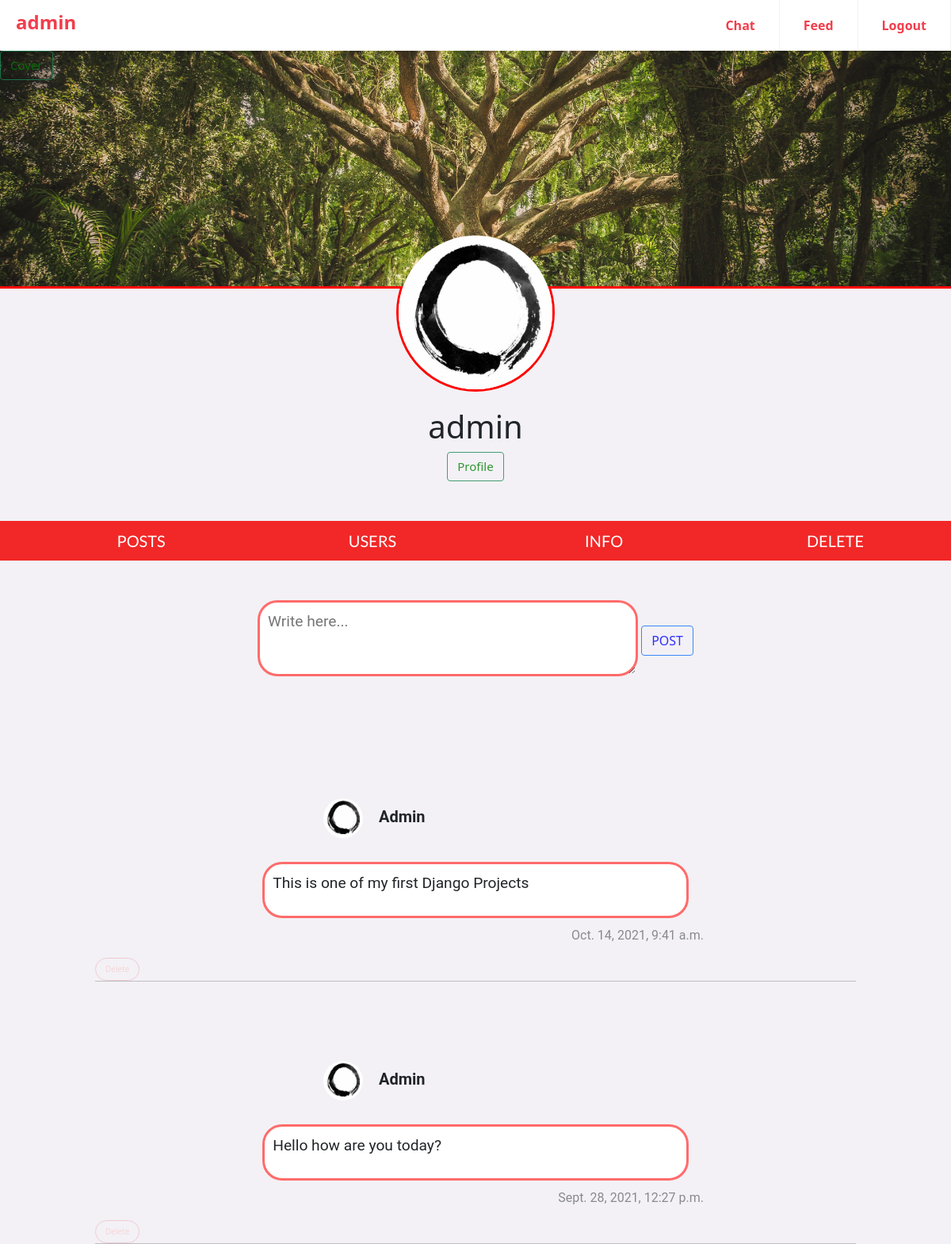
/profile/test/ (signed in), run on the app's committed database.
### users/models.py (models this page shows, shortened)
class ProfileInfo(models.Model):
    user = models.OneToOneField(User,on_delete=models.CASCADE, unique=True)
    cover_image = models.ImageField(null=True, blank=True,upload_to='cover/')
    profile_image = models.ImageField(null=True, blank=True,upload_to='avatar/')
    def __str__(self):
        return self.user.username.title()

class UserPost(models.Model):
    user = models.ForeignKey(ProfileInfo, related_name="posts", on_delete=models.CASCADE)
    posts = models.TextField(max_length = 500, unique=False)
    publish = models.DateTimeField(blank=True, null=True,default=datetime.datetime.now)
    class Meta:
        ordering = ('-publish',)

### users/views.py (the view)
# urls.py: path('profile/<username>/', views.main_profile, name="Profile"),
@login_required
def main_profile(request, username):
    username =  request.user.username.title()
    user_post = ProfileInfo.objects.get(user = request.user)
    queryset = UserPost.objects.all().filter(user = user_post)
    posts = []
    for query in queryset:
        posts.append(query)
    if request.method == 'POST':
        post = request.POST.get('post')
        new_post = UserPost.objects.create(user=user_post,posts=post)
        return redirect('user:Profile',username)
    return render(request, 'users/base.html', {"username" : username, "posts" : posts, "user_post": user_post})

### users/templates/users/base.html (shortened to what this page needs)
<!DOCTYPE html>
{% load static %}
<html lang="en">
<head>
  <link rel='stylesheet' href='https://cdnjs.cloudflare.com/ajax/libs/twitter-bootstrap/5.0.2/css/bootstrap.min.css'>
  <link href="{% static 'css/users/base.css' %}" rel="stylesheet" />
</head>
<body>
          <div class="header">
          <a id="home" class="logo men-a">{{ request.user.username }}</a>
          <ul class="menu">
            <li><a class="men-a" href="{% url 'chat:base_chats' %}">Chat</a></li>
            <li><a class="men-a" href="{% url 'news:news_feed' %}">Feed</a></li>
            <li><a class="men-a" href="{% url 'user:Logout' %}">Logout</a></li>
          </ul>
            </div>
    <div class="container-top">
  <div class="cover">
    <a type="button" class="btn-cover btn btn-success" href="{% url 'user:upload_cover' %}">Cover</a>
      <img class="imgcover" src="/media/{{ user_post.cover_image }}"  onerror="this.style.display='none';"/></div>
  <div class="profile-border">
    <img class="profile" src="/media/{{ user_post.profile_image }}" onerror="this.style.display='none';"/>
    </div>
   <div class="username">
    <h1 class="username">{{ user.username }}</h1>
    <a type="button" class="btn btn-success btn-profile" href="{% url 'user:upload_profile_img' %}">Profile</a>
    </div>
</div>
<nav class="nav" id="navbar"><ul class="ul-pro">
<li class="nav-pro"><a href="{% url 'user:Profile' username=user.username %}">POSTS</a></li>
<li class="nav-pro"><a href="{% url 'user:reveals' username=user.username %}">USERS</a></li>
<li class="nav-pro"><a href="{% url 'user:info_profile' username=user.username %}">INFO<a/></li>
<li class="nav-pro"><a href="{% url 'user:delete_user' username=user.username %}">DELETE<a/></li>
</ul></nav>
{% block content %}
<div class="middle">
   <div class="chatpost">
        <form method="POST" action="{% url 'user:Profile' username=user.username %}" enctype="multipart/form-data">
          <textarea type="text" class="post" name="post" placeholder="Write here..."></textarea>
          <button class="btn btn-primary btn-post" type="submit">POST</button>
        </form>
      </div>
</div>
{% for post in posts %}
<div class="news"><div class="user-div"><h5><img class="img-post" src="/media/{{ post.user.profile_image }}">{{ post.user }}</h5></div><div class="posted">
  <p class="post-txt" name="post_id">{{ post.posts }}</p>
  </div><div class="date-pub">
  <p class="date">{{ post.publish }}</p>
  <a type="button" class="btn btn-danger delete" href="{% url 'user:delete_post' post_id=post.posts %}">Delete</a>
  </div>
  </div>
  <hr>
{% endfor %}
    {% endblock %}
</body>
</html>

### users/static/css/users/base.css (style rules this page uses)
body { margin:0; padding: 0; background-color: #F3F1F5; }
.cover { background-size: 100%; height: 300px; border-bottom: solid red; background-color: white; overflow: hidden; }
.home,.btn-cover,.btn-profile,.btn-post { opacity: 80%; transition: all .6s ease; -webkit-transition: all .6s ease; }
.btn-cover { position: absolute; font-size: 15px; background-color: transparent; color: green; }
.btn-profile { font-size: 15px; background-color: transparent; color: green; }
.container-top { margin: 0; padding-top: 64px; }
.imgcover { width: 100%; height: 300px; object-fit: cover; }
.profile-border { background-color: white; border: solid red; border-radius:50%; width: 200px; height: 200px; item-align: center; margin: -70px auto auto auto; justify-content: center; }
.profile { border-radius:50%; width: 200px; height: 200px; }
img { max-width: 100%; max-height: 100%; }
.username { text-align: center; margin-top: 20px; }
.btn-cover { justify-content: center; }
.middle { padding-top: 50px; width: 100%; height: 100%; padding-left: 0; padding-right: 0; margin: 0; }
.nav { margin-top: 50px; height: 50px; width: 100%; justify-content: center; text-align: center; background-color: #F22727; }
.ul-pro { padding-top:10px; width:100%; display:flex; justify-content:space-between; }
.nav-pro { width: 100%; display: inline; }
.nav-pro a { font-family: 'Lato', sans-serif; text-decoration: none; font-size: 20px; color: #FFFFFF; transition: all .6s ease; -webkit-transition: all .6s ease; }
.chatpost { width:auto; height:auto; margin: 0 auto; text-align: center; justify-content: center; position: relative; }
.post { background-color: white; min-height: 5em; height: auto; min-width: 25em; max-width: 25em; border-radius: 25px; border: solid #FF6B6B medium; margin: 0 auto; justify-content: center; padding: 10px; font-family: 'Roboto', sans-serif; font-size: 1.2em; }
.btn-post { background-color: transparent; color: blue; margin-bottom: 80px; right: 0; }
.news { padding-left: 10%; padding-right: 10%; }
.user-div { width: 100%; }
h5 { padding-left: 30%; font-family:'Roboto', sans-serif; font-size: 20px; font-weight: bold; }
.img-post { border-radius: 50%; height: 50px; width: 50px; overflow: hidden; margin-right: 20px; }
.date-pub { width: 100%; }
.date { position: static; padding-right: 20%; text-align: right; font-family:'Roboto', sans-serif; opacity: 50%; }
.posted { min-height: 50px; height: auto; max-width: 28em; justify-content: center; border-radius: 25px; margin: 30px auto 10px auto; font-family: 'Roboto', sans-serif; font-size: 1.2em; border: solid #FF6B6B medium; background-color: white; overflow: auto; white-space: normal; word-wrap: break-word; }
.post-txt { padding: 10px; }
.news { padding-top: 100px; }
hr { margin: 0 10% 0 10%; }
.delete { color: #FF6B6B; border-radius: 25px; background-color: transparent; opacity: 20%; font-size: 10px; }
.header { margin: 0; background-color: white; box-shadow: 1px 1px 4px 0 rgba(0,0,0,.1); position: fixed; width: 100%; z-index: 3; height: auto; }
.header a { color: #F23D4C; font-weight: 700; }
.header ul { margin: 0; padding: 0; list-style: none; overflow: hidden; background-color:transparent; }
.header li a { display: block; padding: 10px 10px; border-right: 1px solid #f4f4f4; text-decoration: none; }
.header .logo { display: block; float: left; font-size: 1.5em; padding: 10px 20px; text-decoration: none; }
.header .menu { clear: both; max-height: 0; transition: max-height .2s ease-out; }
@media screen and (min-width: 550px) { .header li { float: left; } }
@media screen and (min-width: 550px) { .header li a { padding: 20px 30px; } }
@media screen and (min-width: 550px) { .header .menu { clear: none; float: right; max-height: none; } }

### data on the page
ProfileInfo: cover_image (picture), profile_image (picture)
UserPost: user.profile_image (picture), user "Admin", posts "This is one of my first Django Projects", publish "Oct. 14, 2021, 9:41 a.m."
UserPost: user.profile_image (picture), user "Admin", posts "Hello how are you today?", publish "Sept. 28, 2021, 12:27 p.m."

### other printed values
{{ request.user.username }} "admin"
{{ user.username }} "admin"
